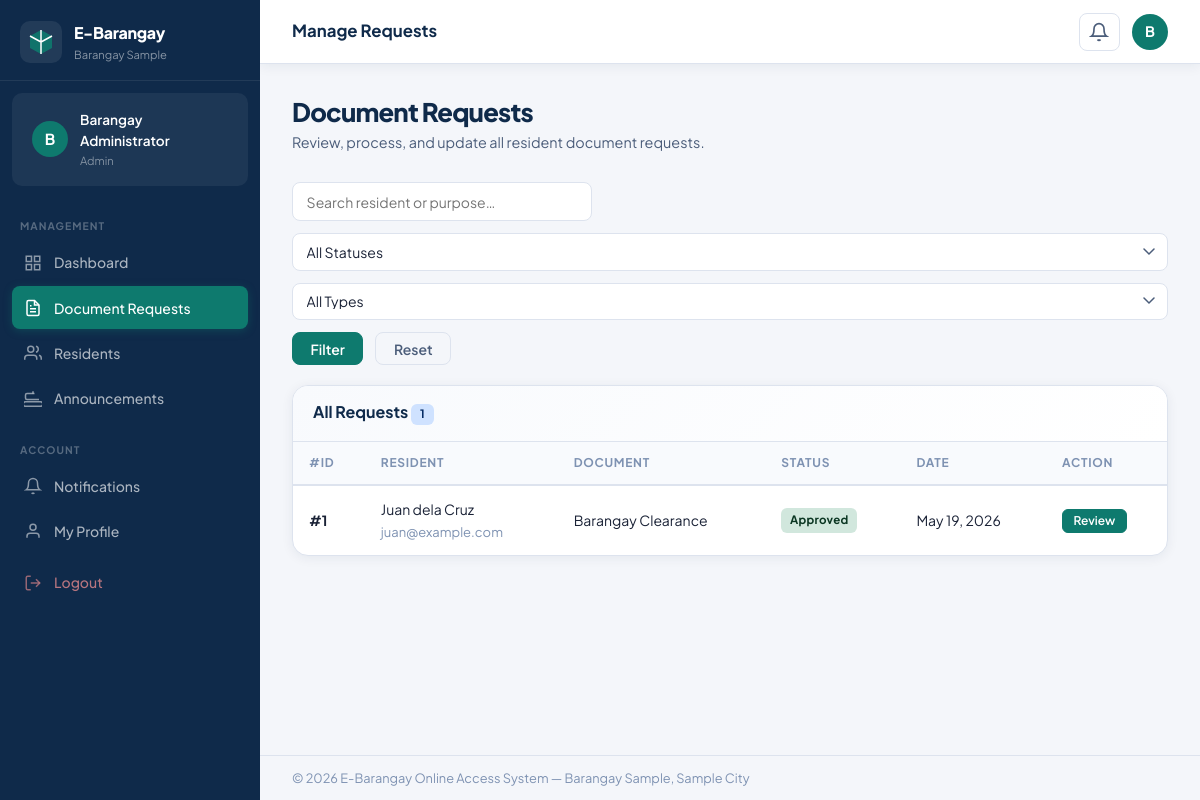
The app's page /manage_request.php (signed in) with its own data.
### tables this page shows
CREATE TABLE IF NOT EXISTS users (
    id INT AUTO_INCREMENT PRIMARY KEY,
    full_name VARCHAR(150) NOT NULL,
    email VARCHAR(150) NOT NULL UNIQUE,
    password VARCHAR(255) NOT NULL,
    phone VARCHAR(20),
    address TEXT,
    date_of_birth DATE,
    place_of_birth VARCHAR(150),
    civil_status ENUM('Single','Married','Widowed','Separated','Annulled') DEFAULT 'Single',
    citizenship VARCHAR(100) DEFAULT 'Filipino',
    cedula_number VARCHAR(50),
    gender ENUM('Male','Female','Other') DEFAULT 'Male',
    role ENUM('admin','resident') DEFAULT 'resident',
    status ENUM('active','inactive') DEFAULT 'active',
    profile_photo VARCHAR(255) DEFAULT NULL,
    created_at DATETIME DEFAULT CURRENT_TIMESTAMP,
    updated_at DATETIME DEFAULT CURRENT_TIMESTAMP ON UPDATE CURRENT_TIMESTAMP
);

CREATE TABLE IF NOT EXISTS document_requests (
    id INT AUTO_INCREMENT PRIMARY KEY,
    user_id INT NOT NULL,
    document_type ENUM('barangay_clearance','certificate_of_indigency','business_clearance','barangay_blotter') NOT NULL,
    status ENUM('Pending','Processing','Approved','Released','Rejected') DEFAULT 'Pending',
    purpose TEXT,
    admin_remarks TEXT DEFAULT NULL,
     
    full_name VARCHAR(150),
    complete_address TEXT,
    date_of_birth DATE,
    place_of_birth VARCHAR(150),
    civil_status VARCHAR(50),
    citizenship VARCHAR(100),
    period_of_residency VARCHAR(100),
    cedula_number VARCHAR(50),
     
    monthly_income DECIMAL(12,2),
    annual_income DECIMAL(12,2),
    target_institution VARCHAR(150),
    specific_benefit VARCHAR(150),
     
    business_name VARCHAR(150),
    business_address TEXT,
    type_of_ownership ENUM('Sole Proprietorship','Partnership','Corporation'),
    nature_of_business VARCHAR(200),
    capital_investment DECIMAL(15,2),
     
    complainant_name VARCHAR(150),
    complainant_address TEXT,
    complainant_contact VARCHAR(50),
    respondent_name VARCHAR(150),
    respondent_address TEXT,
    respondent_contact VARCHAR(50),
    case_type VARCHAR(100),
    date_of_occurrence DATETIME,
    place_of_incident TEXT,
    narrative_of_events LONGTEXT,
    witnesses TEXT,
    evidence_description TEXT,
    desired_action TEXT,
    created_at DATETIME DEFAULT CURRENT_TIMESTAMP,
    updated_at DATETIME DEFAULT CURRENT_TIMESTAMP ON UPDATE CURRENT_TIMESTAMP,
    FOREIGN KEY (user_id) REFERENCES users(id) ON DELETE CASCADE
);

### manage_request.php (the view, shortened to what this page needs)
<?php
require_once 'config.php';
$pageTitle = 'Manage Requests';
$filterStatus = $_GET['status'] ?? '';
$filterType   = $_GET['type'] ?? '';
$search       = trim($_GET['q'] ?? '');
$viewId       = isset($_GET['view']) ? (int)$_GET['view'] : 0;
$where  = ['1=1'];
$whereStr = implode(' AND ', $where);
$stmt = $conn->prepare("SELECT dr.*, u.full_name, u.email, u.phone FROM document_requests dr JOIN users u ON dr.user_id=u.id WHERE $whereStr ORDER BY dr.created_at DESC");
$stmt->execute();
$requests = $stmt->get_result()->fetch_all(MYSQLI_ASSOC);
$viewReq = null;
include_once 'includes/layout.php';
?>
<div class="page-header">
    <div>
        <h1 class="page-title">Document Requests</h1>
        <p class="page-desc">Review, process, and update all resident document requests.</p>
    </div>
</div>
<div class="filter-bar">
    <form method="GET" class="filter-form">
        <input type="text" name="q" class="form-input filter-search" placeholder="Search resident or purpose…" value="<?= e($search) ?>">
        <select name="status" class="form-input form-select filter-select">
            <option value="">All Statuses</option>
        </select>
        <select name="type" class="form-input form-select filter-select">
            <option value="">All Types</option>
        </select>
        <button type="submit" class="btn btn-primary">Filter</button>
        <a href="manage_request.php" class="btn btn-ghost">Reset</a>
    </form>
</div>
<div class="split-layout <?= $viewReq ? 'has-detail' : '' ?>">
    <div class="split-list">
        <div class="card">
            <div class="card-header">
                <h3>All Requests <span class="badge badge-info"><?= count($requests) ?></span></h3>
            </div>
            <div class="card-body p-0">
                <div class="table-responsive">
                    <table class="data-table">
                        <thead>
                            <tr>
                                <th>#ID</th>
                                <th>Resident</th>
                                <th>Document</th>
                                <th>Status</th>
                                <th>Date</th>
                                <th>Action</th>
                            </tr>
                        </thead>
                        <tbody>
                            <?php if (empty($requests)): ?>
                            <tr><td colspan="6" class="text-center text-muted py-4">No requests found.</td></tr>
                            <?php else: foreach ($requests as $r): ?>
                            <tr class="<?= $viewId == $r['id'] ? 'row-selected' : '' ?>">
                                <td><strong>#<?= $r['id'] ?></strong></td>
                                <td>
                                    <div><?= e($r['full_name']) ?></div>
                                    <small class="text-muted"><?= e($r['email']) ?></small>
                                </td>
                                <td><?= documentTypeLabel($r['document_type']) ?></td>
                                <td><?= statusBadge($r['status']) ?></td>
                                <td><?= formatDate($r['created_at']) ?></td>
                                <td>
                                    <a href="manage_request.php?view=<?= $r['id'] ?><?= $filterStatus ? '&status='.$filterStatus : '' ?><?= $filterType ? '&type='.$filterType : '' ?>" class="btn btn-primary btn-xs">Review</a>
                                </td>
                            </tr>
                            <?php endforeach; endif; ?>
                        </tbody>
                    </table>
                </div>
            </div>
        </div>
    </div>
</div>
<?php include_once 'includes/footer.php'; ?>

### includes/layout.php (shortened to what this page needs)
<?php
require_once (strpos(__DIR__, 'includes') !== false ? dirname(__DIR__) . '/config.php' : 'config.php');
$currentUser    = getCurrentUser();
$userId         = (int)($_SESSION['user_id'] ?? 0);
$userRole       = $_SESSION['role'] ?? 'resident';
$unreadCount    = $userId ? getUnreadCount($userId) : 0;
$currentPage    = basename($_SERVER['PHP_SELF']);
$pageTitle      = $pageTitle ?? 'Dashboard';
$basePath = '';
if (strpos(__DIR__, 'includes') !== false) {
    $basePath = '../';
}
?>
<!DOCTYPE html>
<html lang="en">
<head>
    <link rel="stylesheet" href="<?= $basePath ?>css/style.css">
</head>
<body>
<aside class="sidebar" id="sidebar">
    <div class="sidebar-brand">
        <div class="brand-icon">
            <svg width="28" height="28" viewBox="0 0 28 28" fill="none">
                <path d="M14 2L3 8v12l11 6 11-6V8L14 2z" fill="var(--accent)" opacity="0.9"/>
                <path d="M14 2v24M3 8l11 6 11-6" stroke="white" stroke-width="1.5" stroke-linejoin="round"/>
            </svg>
        </div>
        <div class="brand-text">
            <span class="brand-name"><?= SITE_NAME ?></span>
            <span class="brand-sub"><?= BARANGAY_NAME ?></span>
        </div>
    </div>
    <div class="sidebar-user-card">
        <div class="sidebar-avatar">
            <?= strtoupper(substr($currentUser['full_name'] ?? 'U', 0, 1)) ?>
        </div>
        <div class="sidebar-user-info">
            <span class="sidebar-user-name"><?= e($currentUser['full_name'] ?? 'User') ?></span>
            <span class="sidebar-user-role"><?= ucfirst($userRole) ?></span>
        </div>
    </div>
    <nav class="sidebar-nav">
        <?php if ($userRole === 'admin'): ?>
        <div class="nav-section-label">Management</div>
        <a href="<?= $basePath ?>admin_dashboard.php" class="nav-item <?= $currentPage === 'admin_dashboard.php' ? 'active' : '' ?>">
            <svg class="nav-icon" viewBox="0 0 24 24" fill="none" stroke="currentColor" stroke-width="2"><rect x="3" y="3" width="7" height="7"/><rect x="14" y="3" width="7" height="7"/><rect x="3" y="14" width="7" height="7"/><rect x="14" y="14" width="7" height="7"/></svg>
            <span>Dashboard</span>
        </a>
        <a href="<?= $basePath ?>manage_request.php" class="nav-item <?= $currentPage === 'manage_request.php' ? 'active' : '' ?>">
            <svg class="nav-icon" viewBox="0 0 24 24" fill="none" stroke="currentColor" stroke-width="2"><path d="M14 2H6a2 2 0 00-2 2v16a2 2 0 002 2h12a2 2 0 002-2V8z"/><polyline points="14 2 14 8 20 8"/><line x1="16" y1="13" x2="8" y2="13"/><line x1="16" y1="17" x2="8" y2="17"/><polyline points="10 9 9 9 8 9"/></svg>
            <span>Document Requests</span>
        </a>
        <a href="<?= $basePath ?>manage_resident.php" class="nav-item <?= $currentPage === 'manage_resident.php' ? 'active' : '' ?>">
            <svg class="nav-icon" viewBox="0 0 24 24" fill="none" stroke="currentColor" stroke-width="2"><path d="M17 21v-2a4 4 0 00-4-4H5a4 4 0 00-4 4v2"/><circle cx="9" cy="7" r="4"/><path d="M23 21v-2a4 4 0 00-3-3.87"/><path d="M16 3.13a4 4 0 010 7.75"/></svg>
            <span>Residents</span>
        </a>
        <a href="<?= $basePath ?>announcement.php" class="nav-item <?= $currentPage === 'announcement.php' ? 'active' : '' ?>">
            <svg class="nav-icon" viewBox="0 0 24 24" fill="none" stroke="currentColor" stroke-width="2"><path d="M22 17H2a3 3 0 000 6h20a3 3 0 000-6z"/><path d="M14 6H4a2 2 0 00-2 2v4a2 2 0 002 2h16"/><line x1="12" y1="3" x2="12" y2="6"/></svg>
            <span>Announcements</span>
        </a>
        <?php endif; ?>
        <div class="nav-section-label">Account</div>
        <a href="<?= $basePath ?>notification.php" class="nav-item <?= $currentPage === 'notification.php' ? 'active' : '' ?>">
            <svg class="nav-icon" viewBox="0 0 24 24" fill="none" stroke="currentColor" stroke-width="2"><path d="M18 8A6 6 0 006 8c0 7-3 9-3 9h18s-3-2-3-9"/><path d="M13.73 21a2 2 0 01-3.46 0"/></svg>
            <span>Notifications</span>
        </a>
        <a href="<?= $basePath ?>edit.php" class="nav-item <?= $currentPage === 'edit.php' ? 'active' : '' ?>">
            <svg class="nav-icon" viewBox="0 0 24 24" fill="none" stroke="currentColor" stroke-width="2"><path d="M20 21v-2a4 4 0 00-4-4H8a4 4 0 00-4 4v2"/><circle cx="12" cy="7" r="4"/></svg>
            <span>My Profile</span>
        </a>
        <a href="<?= $basePath ?>logout.php" class="nav-item nav-item-logout">
            <svg class="nav-icon" viewBox="0 0 24 24" fill="none" stroke="currentColor" stroke-width="2"><path d="M9 21H5a2 2 0 01-2-2V5a2 2 0 012-2h4"/><polyline points="16 17 21 12 16 7"/><line x1="21" y1="12" x2="9" y2="12"/></svg>
            <span>Logout</span>
        </a>
    </nav>
</aside>
<div class="main-wrapper">
    <header class="topbar">
        <div class="topbar-title">
            <span><?= e($pageTitle) ?></span>
        </div>
        <div class="topbar-actions">
            <div class="notif-wrapper" id="notifWrapper">
                <button class="notif-btn <?= $unreadCount > 0 ? 'has-unread' : '' ?>" id="notifBtn" aria-label="Notifications">
                    <svg width="20" height="20" viewBox="0 0 24 24" fill="none" stroke="currentColor" stroke-width="2"><path d="M18 8A6 6 0 006 8c0 7-3 9-3 9h18s-3-2-3-9"/><path d="M13.73 21a2 2 0 01-3.46 0"/></svg>
                </button>
            </div>
            <a href="<?= $basePath ?>edit.php" class="topbar-avatar" title="Edit Profile">
                <?= strtoupper(substr($currentUser['full_name'] ?? 'U', 0, 1)) ?>
            </a>
        </div>
    </header>
    <main class="page-content">

### config.php (shortened to what this page needs)
<?php
$conn = new mysqli(DB_HOST, DB_USER, DB_PASS, DB_NAME);
$conn->set_charset('utf8mb4');
function isLoggedIn(): bool {
    return isset($_SESSION['user_id']) && !empty($_SESSION['user_id']);
}
function getCurrentUser(): ?array {
    global $conn;
    $id = (int)$_SESSION['user_id'];
    $stmt = $conn->prepare("SELECT * FROM users WHERE id = ? LIMIT 1");
    $stmt->bind_param('i', $id);
    $stmt->execute();
    $res = $stmt->get_result();
    return $res->fetch_assoc();
}
function getUnreadCount(int $userId): int {
    global $conn;
    $stmt = $conn->prepare("SELECT COUNT(*) as cnt FROM notifications WHERE user_id = ? AND is_read = 0");
    $stmt->bind_param('i', $userId);
    $stmt->execute();
    return (int)$stmt->get_result()->fetch_assoc()['cnt'];
}
function e(mixed $val): string {
    return htmlspecialchars((string)($val ?? ''), ENT_QUOTES, 'UTF-8');
}
function formatDate(?string $date, string $format = 'M d, Y'): string {
    return date($format, strtotime($date));
}
function documentTypeLabel(string $type): string {
    return match($type) {
        'barangay_clearance'      => 'Barangay Clearance',
        'certificate_of_indigency' => 'Certificate of Indigency',
        'business_clearance'      => 'Business Clearance',
        'barangay_blotter'        => 'Barangay Blotter',
        default                   => ucwords(str_replace('_', ' ', $type)),
    };
}
function statusBadge(string $status): string {
    $map = [
        'Pending'    => 'badge-warning',
        'Processing' => 'badge-info',
        'Approved'   => 'badge-success',
        'Released'   => 'badge-primary',
        'Rejected'   => 'badge-danger',
        'active'     => 'badge-success',
        'inactive'   => 'badge-danger',
    ];
    $cls = $map[$status] ?? 'badge-secondary';
    return '<span class="badge ' . $cls . '">' . e($status) . '</span>';
}

### records on screen
users: full_name "B", full_name "Barangay Administrator"
document_requests: id "1", user.full_name "Juan dela Cruz", user.email "juan@example.com", document_type "Barangay Clearance", status "Approved", created_at "May 19, 2026"

### other values on screen
SITE_NAME "E-Barangay"
BARANGAY_NAME "Barangay Sample"
$userRole "Admin"
$pageTitle "Manage Requests"
count($requests) "1"
SITE_FULL "E-Barangay Online Access System"
BARANGAY_CITY "Sample City"
